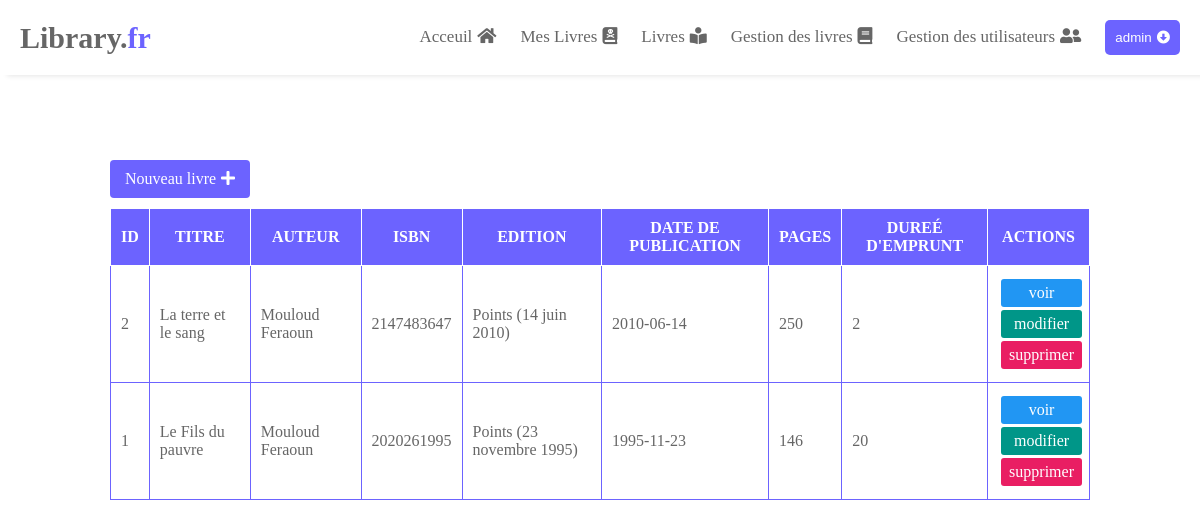
/admin/books/index.php (signed in), run on the app's committed database.
### tables this page shows
CREATE TABLE `books` (
  `id` int(11) NOT NULL,
  `title` varchar(255) NOT NULL,
  `overview` text NOT NULL,
  `author` varchar(255) NOT NULL,
  `isbn` int(11) NOT NULL,
  `publisher` varchar(255) NOT NULL,
  `pages` int(11) NOT NULL,
  `publication_date` datetime NOT NULL,
  `thumbnail` varchar(255) NOT NULL,
  `loan_duration` int(11) NOT NULL,
  `updated_at` datetime NOT NULL DEFAULT current_timestamp(),
  `created_at` datetime NOT NULL DEFAULT current_timestamp()
);

### admin/books/index.php (the view, shortened to what this page needs)
<?php
require_once "../../includes/templates/header.php";
require_once "../../includes/env/db.php";
require_once "../../includes/templates/nav.php";
$stmt = $con->prepare('SELECT * FROM `books` ORDER BY created_at DESC');
$stmt->execute();
$books = $stmt->fetchAll(PDO::FETCH_OBJ);
?>
<div class="t-container">
  <a href="create.php">Nouveau livre<i class="fa fa-plus"></i></a>
  <div class="table-container">
    <table>
      <thead>
        <tr>
          <th>ID</th>
          <th>TITRE</th>
          <th>AUTEUR</th>
          <th>ISBN</th>
          <th>EDITION</th>
          <th>DATE DE PUBLICATION</th>
          <th>PAGES</th>
          <th>DUREÉ D'EMPRUNT</th>
          <th>ACTIONS</th>
        </tr>
      </thead>
      <tbody>
        <?php foreach ($books as $book) : ?>
        <tr>
          <td><?php echo $book->id ?></td>
          <td><?php echo $book->title ?></td>
          <td><?php echo $book->author ?></td>
          <td><?php echo $book->isbn ?></td>
          <td><?php echo $book->publisher ?></td>
          <td><?php echo date("Y-m-d",strtotime($book->publication_date)) ?></td>
          <td><?php echo $book->pages ?></td>
          <td><?php echo $book->loan_duration ?></td>
          <td>
            <a href="../../singleBook.php?id=<?php echo $book->id ?>" class="approve">voir</a>
            <a href="edit.php?id=<?php echo $book->id ?>" class="edit">modifier</a>
            <form action="delete.php" method="post">
              <input type="submit" value="supprimer" class="danger" name="delete">
            </form>
          </td>
        </tr>
        <?php endforeach; ?>
      </tbody>
    </table>
  </div>
</div>
<?php
require_once "../../includes/templates/footer.php";
?>

### layouts/css/app.css (style rules this page uses)
:root { --main-color: #6C63FF; }
::placeholder { color: #333; opacity: .5; }
* { margin: 0; padding: 0; box-sizing: border-box; }
.t-container { max-width: 1000px; margin: 150px auto 40px; padding: 10px; }
.t-container>a { text-decoration: none; color: #fff; background-color: var(--main-color); padding: 10px 15px; display: inline-block; margin-bottom: 10px; border-radius: 4px; }
.t-container>a i { margin-left: 5px; }
.table-container { overflow-x: auto; }
.table-container table { border-collapse: collapse; }
.table-container th, .table-container td { border: 1px solid var(--main-color); padding: 10px; color: #666; }
.table-container table thead th { background-color: var(--main-color); color: #fff; border: 1px solid #fff; }
.table-container a, .table-container input { padding: 5px; text-decoration: none; color: #fff; border-radius: 3px; display: block; text-align: center; width: 100%; margin: 3px; border: none; outline: none; cursor: pointer; font: inherit; }
.table-container .edit { background-color: #009688; }
.table-container .danger { background-color: #e91e63; }
.table-container .approve { background-color: #2196f3; }

### data on the page
books: id "2", title "La terre et le sang", author "Mouloud Feraoun", isbn "2147483647", publisher "Points (14 juin 2010)", publication_date "2010-06-14", pages "250", loan_duration "2"
books: id "1", title "Le Fils du pauvre", author "Mouloud Feraoun", isbn "2020261995", publisher "Points (23 novembre 1995)", publication_date "1995-11-23", pages "146", loan_duration "20"

### other printed values
$_SESSION['name'] "admin"
